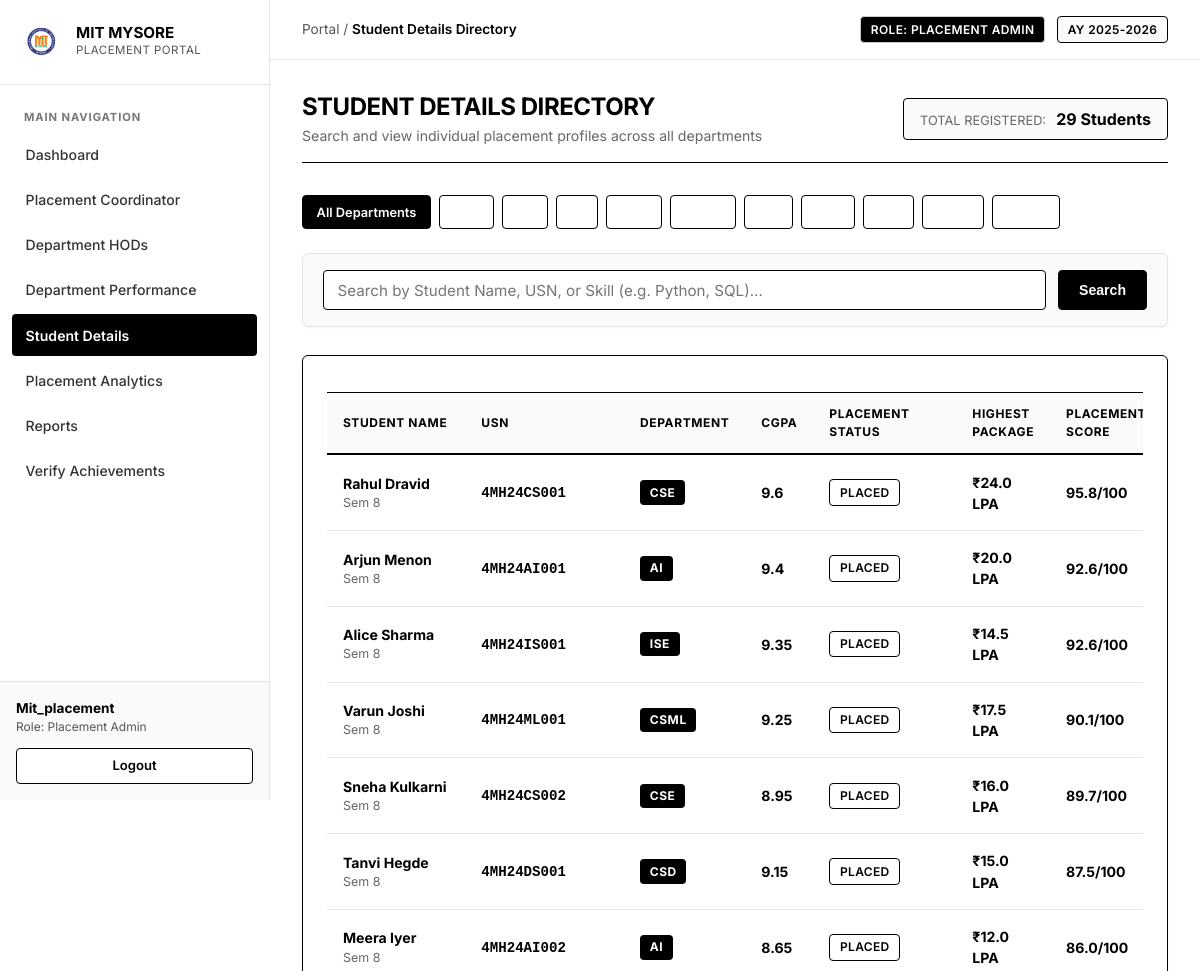
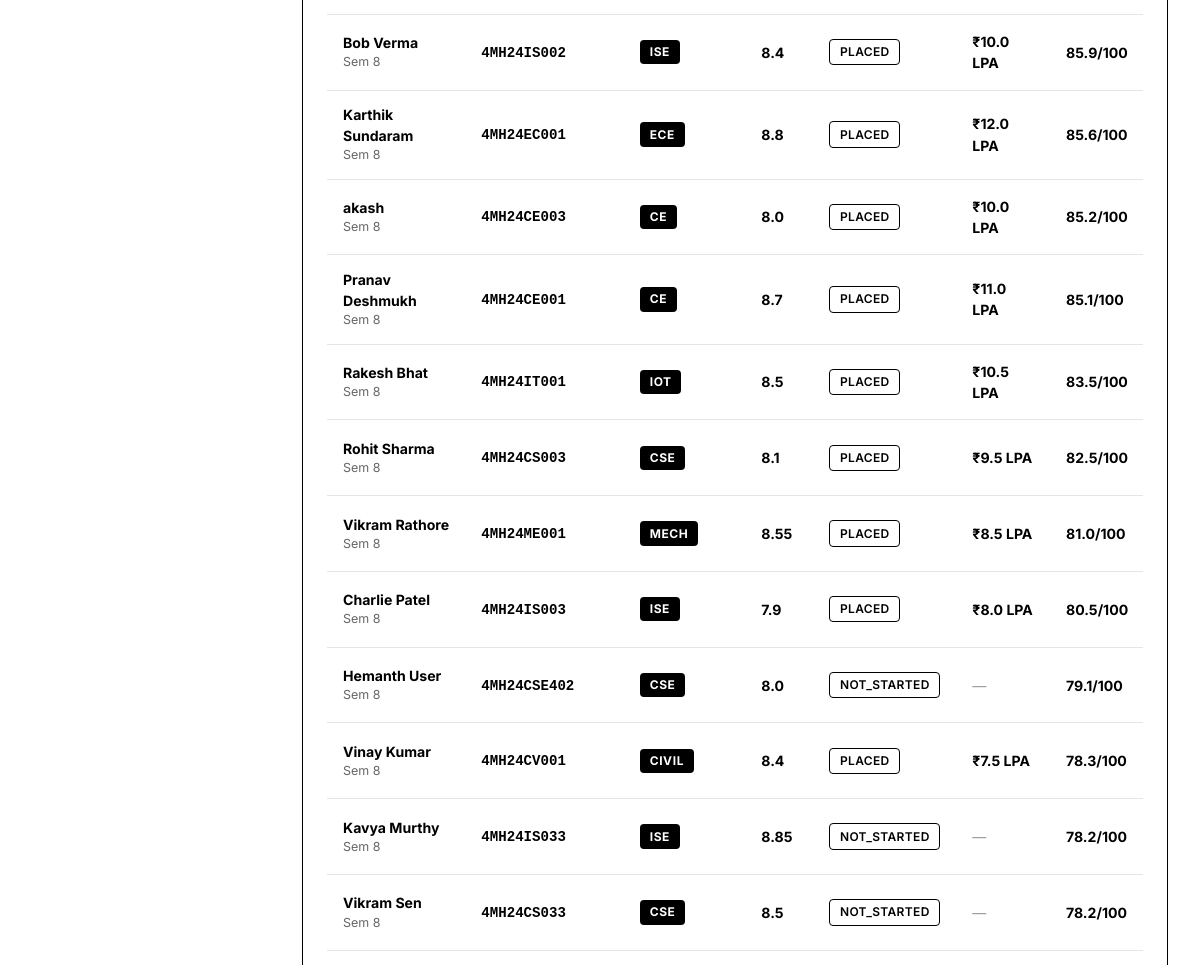
The app's page /portal/students (signed in, upper part), older data (2 pictures, top to bottom).
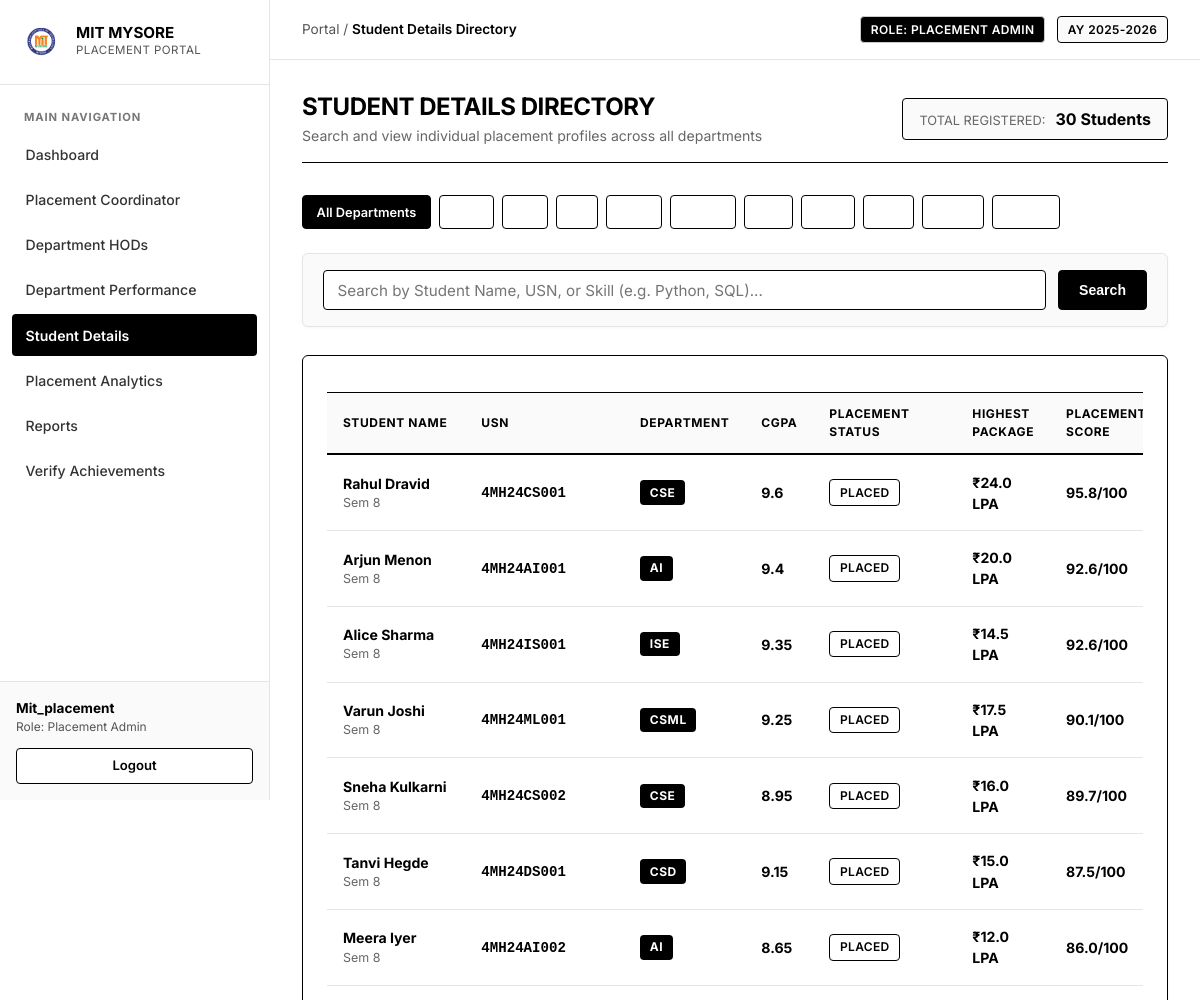
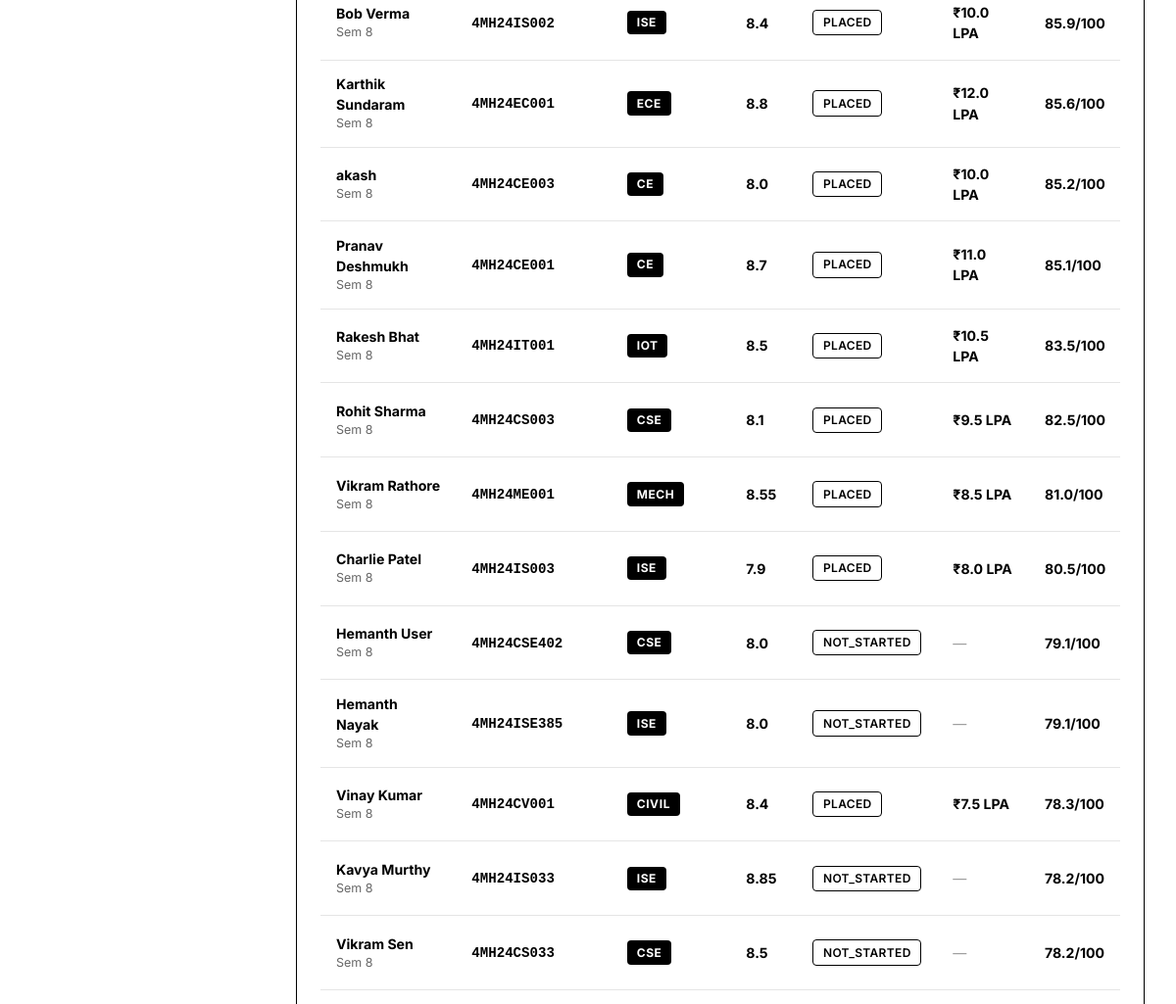
The same page, newer data (2 pictures, top to bottom).
### models.py (models this page shows, shortened)
class Student(db.Model):
    __tablename__ = 'students'
    usn = db.Column(db.String(20), primary_key=True)
    name = db.Column(db.String(100), nullable=False)
    mobile_number = db.Column(db.String(15), unique=True, nullable=False)
    email = db.Column(db.String(100), unique=True, nullable=True)
    department_id = db.Column(db.Integer, db.ForeignKey('departments.id'), nullable=False)
    semester = db.Column(db.Integer, default=8)
    cgpa = db.Column(db.Float, default=8.0)
    attendance = db.Column(db.Float, default=85.0)
    academic_score = db.Column(db.Float, default=82.0)
    skills = db.Column(db.String(255), default="Python, DSA, SQL")
    programming_languages = db.Column(db.String(255), default="Python, Java, C++")
    technical_skills = db.Column(db.String(255), default="Data Structures, DBMS, Web Development")
    certifications = db.Column(db.String(255), default="Cloud Computing, Full Stack Web Development")
    projects = db.Column(db.Text, default="Smart Placement Portal, AI Resume Screener")
    companies_attended = db.Column(db.Integer, default=0)
    companies_selected = db.Column(db.Integer, default=0)
    offers_count = db.Column(db.Integer, default=0)
    highest_package = db.Column(db.Float, default=0.0)  # in LPA
    average_package = db.Column(db.Float, default=0.0)  # in LPA
    placement_status = db.Column(db.String(50), default="NOT_STARTED") # PLACED, IN_PROCESS, NOT_STARTED, NOT_PLACED
    placement_approval_status = db.Column(db.String(50), default="APPROVED") # PENDING, APPROVED, REJECTED
    approved_by = db.Column(db.String(100), nullable=True)
    approved_at = db.Column(db.DateTime, nullable=True)
    rejected_by = db.Column(db.String(100), nullable=True)
    rejected_at = db.Column(db.DateTime, nullable=True)
    rejection_reason = db.Column(db.Text, nullable=True)
    resume = db.Column(db.String(255), default="Resume_Uploaded.pdf")
    performance = db.relationship('PerformanceRecord', backref='student', uselist=False, lazy=True)
    account_link = db.relationship('StudentAccountLink', backref='student', uselist=False, lazy=True)
    recommendations = db.relationship('LearningRecommendation', backref='student', lazy=True, order_by='LearningRecommendation.created_at.desc()')
    youtube_lessons = db.relationship('YouTubeLesson', backref='student', lazy=True, order_by='YouTubeLesson.created_at.desc()')
    quiz_attempts = db.relationship('QuizAttempt', backref='student', lazy=True, order_by='QuizAttempt.attempted_at.desc()')
    interview_sessions = db.relationship('MockInterviewSession', backref='student', lazy=True, order_by='MockInterviewSession.started_at.desc()')
    course_progress = db.relationship('StudentCourseProgress', backref='student', lazy=True, cascade='all, delete-orphan', order_by='StudentCourseProgress.saved_at.desc()')
    event_actions = db.relationship('StudentEventAction', backref='student', lazy=True, cascade='all, delete-orphan', order_by='StudentEventAction.updated_at.desc()')
    achievements = db.relationship('StudentAchievement', backref='student', lazy=True, cascade='all, delete-orphan', order_by='StudentAchievement.completion_date.desc()')
    notifications = db.relationship('StudentNotification', backref='student', lazy=True, cascade='all, delete-orphan', order_by='StudentNotification.created_at.desc()')
    preference = db.relationship('StudentPreference', backref='student', uselist=False, lazy=True, cascade='all, delete-orphan')
    provider_accounts = db.relationship('ExternalProviderAccount', backref='student', lazy=True, cascade='all, delete-orphan', order_by='ExternalProviderAccount.created_at.desc()')
    sync_logs = db.relationship('CertificateSyncLog', backref='student', lazy=True, cascade='all, delete-orphan', order_by='CertificateSyncLog.sync_started_at.desc()')
    @property
    def placement_score(self):
        if self.performance:
            return round(self.performance.overall_aggregate, 1)
        return 0.0

class Department(db.Model):
    __tablename__ = 'departments'
    id = db.Column(db.Integer, primary_key=True)
    code = db.Column(db.String(20), unique=True, nullable=False)
    name = db.Column(db.String(100), unique=True, nullable=False)
    hod_name = db.Column(db.String(100), default='Dr. HOD')
    hod_id = db.Column(db.String(50), default='HOD_01')
    hod_email = db.Column(db.String(100), default='hod@mitmysore.in')
    hod_phone = db.Column(db.String(30), default='+91 98450 11223')
    admins = db.relationship('Admin', backref='department', lazy=True)
    students = db.relationship('Student', backref='department', lazy=True)

class PerformanceRecord(db.Model):
    __tablename__ = 'performance_records'
    id = db.Column(db.Integer, primary_key=True)
    student_usn = db.Column(db.String(20), db.ForeignKey('students.usn'), nullable=False, unique=True)
    aptitude_score = db.Column(db.Float, default=0.0)
    gd_status = db.Column(db.Boolean, default=False)
    hr_status = db.Column(db.Boolean, default=False)
    coding_c_score = db.Column(db.Float, default=0.0)
    coding_java_score = db.Column(db.Float, default=0.0)
    coding_dsa_score = db.Column(db.Float, default=0.0)
    technical_interview_score = db.Column(db.Float, default=0.0)
    hr_score = db.Column(db.Float, default=0.0)
    @property
    def coding_overall_score(self):
        return round((self.coding_c_score + self.coding_java_score + self.coding_dsa_score) / 3.0, 1)
    @property
    def overall_aggregate(self):
        coding_avg = self.coding_overall_score
        tech_score = self.technical_interview_score if self.technical_interview_score > 0 else coding_avg
        hr_val = self.hr_score if self.hr_score > 0 else (90.0 if self.hr_status else 45.0)
        gd_val = 90.0 if self.gd_status else 45.0
        score = (self.aptitude_score * 0.25) + (coding_avg * 0.35) + (tech_score * 0.20) + (hr_val * 0.10) + (gd_val * 0.10)
        return round(score, 1)

### app.py (the view)
@app.route('/portal/students')
def portal_students():
    admin = get_current_admin()
    if not admin:
        return redirect(url_for('admin_login'))
    dept_code = request.args.get('dept_code', '').strip().upper()
    search_query = request.args.get('search', '').strip()
    q = Student.query
    if dept_code:
        dept = Department.query.filter_by(code=dept_code).first()
        if dept:
            q = q.filter_by(department_id=dept.id)
    if search_query:
        q = q.filter(
            (Student.usn.ilike(f"%{search_query}%")) |
            (Student.name.ilike(f"%{search_query}%")) |
            (Student.skills.ilike(f"%{search_query}%"))
        )
    students = sorted(q.all(), key=lambda s: (s.placement_score, s.highest_package), reverse=True)
    return render_template(
        'portal_students.html',
        active_page='students',
        admin=admin,
        students=students,
        selected_dept=dept_code,
        search_query=search_query
    )

### app.py (called while the page is built)
@app.before_request
def auto_redirect_to_authorized_domain():
    if not app.config.get('TESTING') and request.host.startswith('127.0.0.1'):
        target_url = request.url.replace('127.0.0.1:5000', 'localhost:5000', 1)
        return redirect(target_url, code=302)

@app.context_processor
def inject_student_notifications():
    unread_count = 0
    if session.get('student_usn'):
        try:
            unread_count = NotificationService.get_unread_count(session.get('student_usn'))
        except Exception:
            unread_count = 0
    return dict(unread_notifications_count=unread_count)

@app.after_request
def add_security_headers(response):
    if not request.path.startswith('/static/'):
        response.headers["Cache-Control"] = "no-cache, no-store, must-revalidate, max-age=0"
        response.headers["Pragma"] = "no-cache"
        response.headers["Expires"] = "0"
    else:
        response.headers["Cache-Control"] = "public, max-age=86400"
    response.headers["X-Content-Type-Options"] = "nosniff"
    response.headers["X-Frame-Options"] = "DENY"
    return response

### templates/portal_students.html (shortened to what the changed rows need)
{% extends 'portal_base.html' %}
{% block portal_content %}
<div style="display: flex; justify-content: space-between; align-items: center; margin-bottom: 2rem; flex-wrap: wrap; gap: 1rem; border-bottom: 1px solid #000; padding-bottom: 1rem;">
    <div>
        <h2 style="font-size: 1.5rem; font-weight: 700; color: #000; text-transform: uppercase;">Student Details Directory</h2>
    </div>
    <div style="background: #fafafa; border: 1px solid #000; padding: 0.5rem 1rem; border-radius: 4px;">
        <span style="color: #666; font-size: 0.8rem; text-transform: uppercase;">Total Registered:</span>
        <strong style="color: #000; font-size: 1rem; margin-left: 0.35rem;">{{ students|length }} Students</strong>
    </div>
</div>
<div class="card" style="border: 1px solid #000; padding: 1.5rem;">
    <div style="overflow-x: auto;">
        <table class="portal-table">
            <thead>
                <tr>
                    <th>Student Name</th>
                    <th>USN</th>
                    <th>Department</th>
                    <th>CGPA</th>
                    <th>Placement Status</th>
                    <th>Highest Package</th>
                    <th>Placement Score</th>
                </tr>
            </thead>
            <tbody>
                {% for st in students %}
                <tr onclick="window.location.href='{{ url_for('portal_student_details', usn=st.usn) }}'" style="cursor: pointer;">
                    <td>
                        <div style="font-weight: 700;">{{ st.name }}</div>
                        <div style="font-size: 0.78rem; color: #666;">Sem {{ st.semester }}</div>
                    </td>
                    <td>
                        <span style="font-family: monospace; font-weight: 600;">{{ st.usn }}</span>
                    </td>
                    <td>
                        <span class="badge-dept">{{ st.department.code }}</span>
                    </td>
                    <td><strong>{{ st.cgpa }}</strong></td>
                    <td>
                        <span class="badge" style="border: 1px solid #000; background: #fff; color: #000;">
                            {{ st.placement_status }}
                        </span>
                    </td>
                    <td>
                        {% if st.highest_package > 0 %}
                            <strong>₹{{ st.highest_package }} LPA</strong>
                        {% else %}
                            <span style="color: #999;">—</span>
                        {% endif %}
                    </td>
                    <td>
                        <div style="font-weight: 700;">{{ st.placement_score }}/100</div>
                    </td>
                </tr>
                {% else %}
                <tr>
                    <td colspan="8" style="text-align: center; padding: 2rem; color: #666;">
                        No students found matching your criteria.
                    </td>
                </tr>
                {% endfor %}
            </tbody>
        </table>
    </div>
</div>
{% endblock %}

Row changes from the older to the newer data that the page shows:
added Student: name "Hemanth Nayak", semester "8", usn "4MH24ISE385", department.code "ISE", cgpa "8.0", placement_status "NOT_STARTED", placement_score "79.1"
Text that changed along with them:
{{ students|length }}: "29" → "30"
